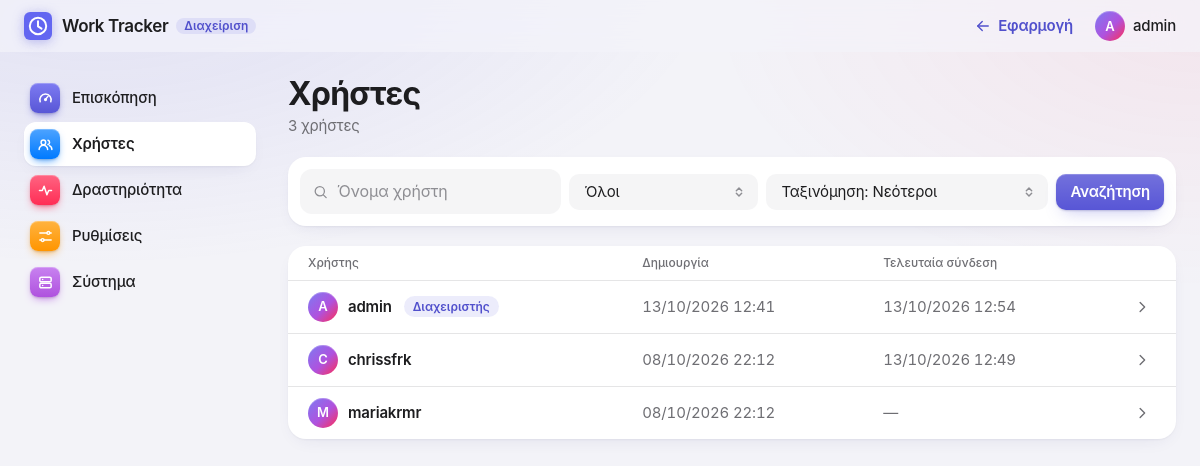
Before: /admin/users (signed in) with the older database file.
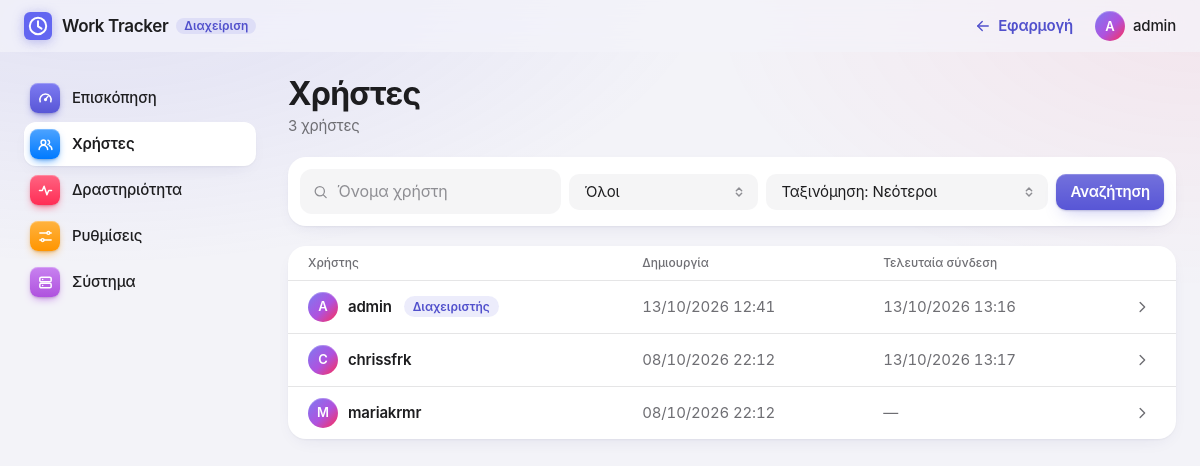
After: the same page with the newer database file.
### tables this page shows
CREATE TABLE users (
                    id INTEGER PRIMARY KEY AUTOINCREMENT,
                    username TEXT NOT NULL UNIQUE COLLATE NOCASE,
                    password_hash TEXT NOT NULL,
                    created_at TEXT
                , is_admin INTEGER NOT NULL DEFAULT 0, disabled INTEGER NOT NULL DEFAULT 0, session_epoch INTEGER NOT NULL DEFAULT 0, last_login_at TEXT, must_change_password INTEGER NOT NULL DEFAULT 0);

### admin.py (the view)
@bp.get("/users")
def users():
    q = request.args.get("q", "").strip()[:30]
    role = request.args.get("role", "") if request.args.get("role") in USER_FILTERS else ""
    sort = request.args.get("sort") if request.args.get("sort") in USER_SORTS else "new"
    where = f"WHERE u.username LIKE ? ESCAPE '\\' {USER_FILTERS[role][1]}"
    params = (like(q),)
    total = query(f"SELECT COUNT(*) FROM users u {where}", params, one=True)[0]
    p = page_info(total)
    rows = query(f"""SELECT u.id, u.username, u.created_at, u.last_login_at, u.is_admin, u.disabled, u.must_change_password
                     FROM users u {where} ORDER BY {USER_SORTS[sort][1]} LIMIT ? OFFSET ?""",
                 (*params, p["limit"], p["offset"]))
    return render_template("admin/users.html", section="users", users=rows, p=p, q=q, role=role, sort=sort,
                           sorts=USER_SORTS, roles=USER_FILTERS)

### admin.py (called while the page is built)
@bp.before_request
def require_admin():
    if g.user is None or not g.user["is_admin"]:
        abort(404)

@bp.after_request
def no_store(response):
    response.headers["Cache-Control"] = "no-store"
    return response

@bp.app_template_filter("when")
def format_when(value):
    if not value:
        return "—"
    try:
        return datetime.fromisoformat(value).strftime("%d/%m/%Y %H:%M")
    except ValueError:
        return value

def query(sql, params=(), one=False):
    conn = core.connect()
    conn.row_factory = sqlite3.Row
    try:
        cur = conn.execute(sql, params)
        return cur.fetchone() if one else cur.fetchall()
    finally:
        conn.close()

def page_info(total, per_page=PER_PAGE):
    pages = max(1, -(-total // per_page))
    page = min(max(request.args.get("page", 1, type=int), 1), pages)
    return {"page": page, "pages": pages, "total": total, "offset": (page - 1) * per_page, "limit": per_page}

def like(text):
    return "%" + re.sub(r"([\\%_])", r"\\\1", text) + "%"

### app.py (called while the page is built, shortened)
def invite_code():
    return core.registration_state()["code"]

@app.before_request
def check_csrf():
    if request.method != "POST":
        return None

### templates/admin/users.html (shortened to what this page needs)
{% extends "admin/_layout.html" %}
{% from "_icons.html" import icon, chip %}
{% from "admin/_macros.html" import page_header, pager, user_badges, avatar, empty with context %}
{% block admin_content %}
{{ page_header('Χρήστες', p.total ~ (' χρήστης' if p.total == 1 else ' χρήστες') ~ (' βρέθηκαν' if q or role else '')) }}
<form method="get" class="card filters" role="search">
  <div class="field filter-search">
    <span class="input-icon">{{ icon('search') }}</span>
    <input type="search" id="q" name="q" value="{{ q }}" placeholder="Όνομα χρήστη" maxlength="30"
           autocapitalize="none" autocorrect="off" spellcheck="false">
  </div>
  <div class="field">
    <select id="role" name="role" data-autosubmit>
      {% for key, (label, _) in roles.items() %}<option value="{{ key }}" {% if key == role %}selected{% endif %}>{{ label }}</option>{% endfor %}
    </select>
  </div>
  <div class="field">
    <select id="sort" name="sort" data-autosubmit>
      {% for key, (label, _) in sorts.items() %}<option value="{{ key }}" {% if key == sort %}selected{% endif %}>Ταξινόμηση: {{ label }}</option>{% endfor %}
    </select>
  </div>
  <button type="submit" class="btn btn-primary btn-sm">Αναζήτηση</button>
</form>
<section class="card table-card">
  {% if users %}
  <div class="table-scroll">
    <table class="data-table">
      <thead>
        <tr>
          <th scope="col">Χρήστης</th>
          <th scope="col">Δημιουργία</th><th scope="col">Τελευταία σύνδεση</th>
          <th scope="col"><span class="visually-hidden">Άνοιγμα</span></th>
        </tr>
      </thead>
      <tbody>
        {% for u in users %}
        <tr>
          <td class="cell-main">
            <a class="user-cell" href="{{ url_for('admin.user_detail', user_id=u.id) }}">
              {{ avatar(u.username) }}<strong>{{ u.username }}</strong>{{ user_badges(u) }}
            </a>
          </td>
          <td class="secondary" data-label="Δημιουργία">{{ u.created_at|when }}</td>
          <td class="secondary" data-label="Σύνδεση">{{ u.last_login_at|when }}</td>
          <td class="actions"><a class="icon-btn" href="{{ url_for('admin.user_detail', user_id=u.id) }}" aria-label="Λεπτομέρειες: {{ u.username }}">{{ icon('chevron-right') }}</a></td>
        </tr>
        {% endfor %}
      </tbody>
    </table>
  </div>
  {% else %}
  {{ empty('search', 'Δεν βρέθηκαν χρήστες', 'Δοκιμάστε άλλη αναζήτηση ή φίλτρο.') }}
  {% endif %}
</section>
{% endblock %}

### templates/admin/_layout.html (shortened to what this page needs)
{% extends "base.html" %}
{% from "_icons.html" import icon, chip %}
{% block head %}
  <link rel="stylesheet" href="{{ url_for('static', filename='admin.css') }}">
{% endblock %}
{% block main_class %}container admin{% endblock %}
{% block navbar %}
<header class="navbar" id="navbar">
  <div class="navbar-inner">
    <h1 class="brand">
      <a href="{{ url_for('admin.dashboard') }}">
        <img src="{{ url_for('static', filename='icon.svg') }}" alt="" width="28" height="28">
        <span>Work Tracker</span>
      </a>
      <span class="tag admin-tag">Διαχείριση</span>
    </h1>
    <div class="account">
      <a class="btn btn-plain btn-sm" href="{{ url_for('index') }}">{{ icon('arrow-left') }}<span class="account-label">Εφαρμογή</span></a>
      <span class="avatar" aria-hidden="true">{{ current_user.username[:1]|upper }}</span>
      <span class="account-name">{{ current_user.username }}</span>
    </div>
  </div>
</header>
{% endblock %}
{% block content %}
{% set nav = [('dashboard', 'Επισκόπηση', 'gauge', 'indigo'),
              ('users', 'Χρήστες', 'people', 'blue'),
              ('activity', 'Δραστηριότητα', 'pulse', 'pink'),
              ('settings', 'Ρυθμίσεις', 'sliders', 'orange'),
              ('system', 'Σύστημα', 'server', 'purple')] %}
<div class="admin-shell">
  <nav class="admin-nav" aria-label="Ενότητες διαχείρισης">
    {% for key, label, glyph, tone in nav %}
    <a class="admin-nav-item" href="{{ url_for('admin.' ~ key) }}" {% if section == key %}aria-current="page"{% endif %}>
      {{ chip(glyph, tone) }}<span>{{ label }}</span>
    </a>
    {% endfor %}
  </nav>
  <div class="admin-main">
    {% block admin_content %}{% endblock %}
  </div>
</div>
{% endblock %}

### templates/_icons.html (shortened to what this page needs)
{% macro chip(name, tone) -%}
<span class="chip tone-{{ tone }}" aria-hidden="true">{{ icon(name) }}</span>
{%- endmacro %}
{% macro icon(name, class="icon") -%}
<svg class="{{ class }}" viewBox="0 0 24 24" aria-hidden="true" focusable="false">{{ ICONS[name]|safe }}</svg>
{%- endmacro %}

### templates/admin/_macros.html (shortened to what this page needs)
{% from "_icons.html" import icon, chip %}
{% macro page_header(title, subtitle=none) -%}
<header class="admin-header">
  <div>
    <h1 class="large-title">{{ title }}</h1>
    {% if subtitle %}<p class="secondary">{{ subtitle }}</p>{% endif %}
  </div>
</header>
{%- endmacro %}
{% macro user_badges(u) -%}
{% if u.is_admin %}<span class="badge tone-indigo">Διαχειριστής</span>{% endif %}
{%- endmacro %}
{% macro avatar(name, cls='') -%}
<span class="avatar {{ cls }}" aria-hidden="true">{{ name[:1]|upper }}</span>
{%- endmacro %}

Changed rows visible on the page:
changed users "admin": last_login_at|when "13/10/2026 12:54" → "13/10/2026 13:16"
changed users "chrissfrk": last_login_at|when "13/10/2026 12:49" → "13/10/2026 13:17"
